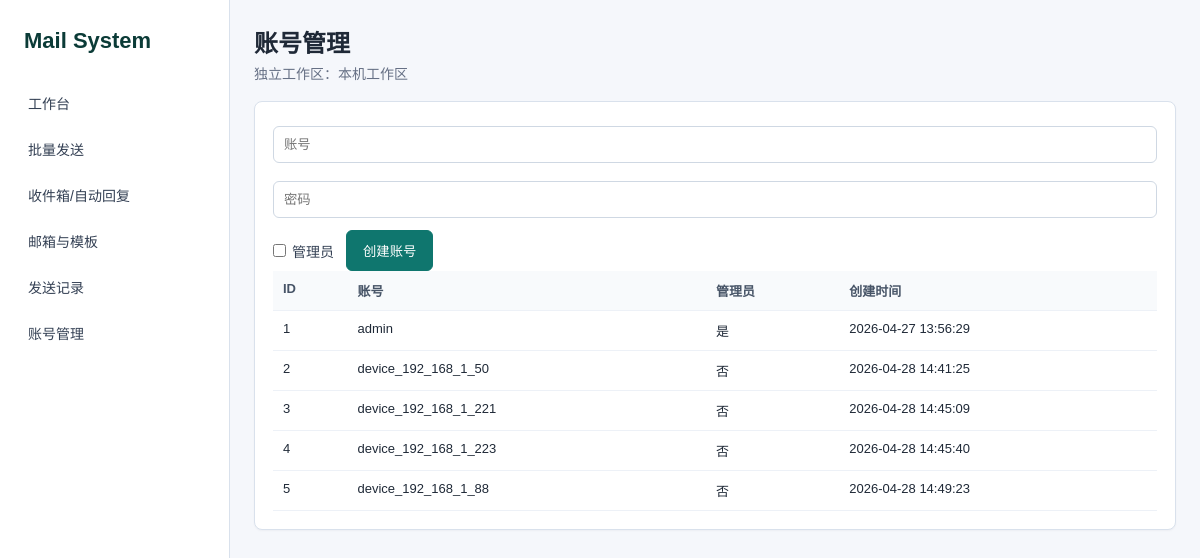
Screenshot of /users with the database file from the repository.
### tables this page shows
CREATE TABLE users (
            id integer primary key autoincrement,
            username text not null unique,
            password_hash text not null,
            is_admin integer not null default 0,
            created_at text not null
        );

### web_app.py (the view)
    def wrapper(*args, **kwargs):
        if not getattr(g, "is_local_admin", False):
            return Response("forbidden", status=403)
        return fn(*args, **kwargs)

### web_app.py (called while the page is built, shortened)
def db() -> sqlite3.Connection:
    if "db" not in g:
        conn = sqlite3.connect(DB_PATH)
        conn.row_factory = sqlite3.Row
        g.db = conn
    return g.db

def client_ip() -> str:
    forwarded = request.headers.get("X-Forwarded-For", "").split(",", 1)[0].strip()
    return forwarded or request.remote_addr or "local"

def workspace_username() -> str:
    ip = client_ip()
    if ip in {"127.0.0.1", "::1", "localhost"}:
        return "admin"
    safe_ip = re.sub(r"[^0-9a-zA-Z]+", "_", ip).strip("_") or "unknown"
    return f"device_{safe_ip}"

def workspace_label(username: str) -> str:
    if WORKSPACE_LABEL and WORKSPACE_LABEL != "本机工作区":
        return WORKSPACE_LABEL if username == "admin" else f"{WORKSPACE_LABEL} / {username.replace('device_', '电脑 ').replace('_', '.')}"
    if username == "admin":
        return "本机工作区"
    return username.replace("device_", "电脑 ").replace("_", ".")

def is_local_request() -> bool:
    return client_ip() in {"127.0.0.1", "::1", "localhost"}

def is_local_admin() -> bool:
    return is_local_request() and g.user["username"] == "admin" and bool(g.user["is_admin"])

def current_user():
    username = workspace_username()
    if username != "admin":
        return get_or_create_user(username)
    user = db().execute("select * from users where username='admin'").fetchone()
    if user:
        return user

@app.before_request
def load_user() -> None:
    g.user = current_user()
    g.workspace_label = workspace_label(g.user["username"])
    g.is_local_admin = is_local_admin()

def admin_required(fn):
    def wrapper(*args, **kwargs):
        if not getattr(g, "is_local_admin", False):
            return Response("forbidden", status=403)
        return fn(*args, **kwargs)
    wrapper.__name__ = fn.__name__
    return wrapper

@app.route("/users", methods=["GET", "POST"])
@admin_required
def users():
    rows = db().execute("select id,username,is_admin,created_at from users order by id").fetchall()
    return render_template("users.html", rows=rows)

### templates/users.html
{% extends "base.html" %}
{% block title %}账号管理{% endblock %}
{% block content %}
<section class="panel">
  <form class="inline" method="post">
    <input name="username" placeholder="账号" required>
    <input name="password" placeholder="密码" required>
    <label class="check"><input type="checkbox" name="is_admin"> 管理员</label>
    <button class="primary" type="submit">创建账号</button>
  </form>
  <table>
    <thead><tr><th>ID</th><th>账号</th><th>管理员</th><th>创建时间</th></tr></thead>
    <tbody>{% for row in rows %}<tr><td>{{ row.id }}</td><td>{{ row.username }}</td><td>{{ '是' if row.is_admin else '否' }}</td><td>{{ row.created_at }}</td></tr>{% endfor %}</tbody>
  </table>
</section>
{% endblock %}

### static/style.css (style rules this page uses)
:root { --bg:#f5f7fb;--panel:#fff;--text:#1f2937;--muted:#667085;--line:#d9e1ec;--primary:#0f766e;--primary2:#115e59;--danger:#b42318 }
* { box-sizing:border-box }
body { margin:0;background:var(--bg);color:var(--text);font-family:Arial,"Microsoft Yahei",sans-serif;font-size:14px }
.panel { background:var(--panel);border:1px solid var(--line);border-radius:8px;padding:18px;margin-bottom:18px;box-shadow:0 1px 2px rgba(16,24,40,.04) }
label { display:block;margin-bottom:12px;color:#344054 }
input,select,textarea { width:100%;margin-top:6px;padding:10px;border:1px solid #cfd8e3;border-radius:6px;background:#fff;color:#111827 }
button,.primary { border:1px solid var(--line);border-radius:6px;padding:10px 16px;background:#fff;color:#1f2937;cursor:pointer;text-decoration:none }
.primary { background:var(--primary);border-color:var(--primary);color:#fff }
.inline,.actions { display:flex;gap:12px;align-items:center;flex-wrap:wrap }
table { width:100%;border-collapse:collapse;font-size:13px }
th,td { border-bottom:1px solid #edf1f7;padding:10px;text-align:left;vertical-align:top }
th { background:#f8fafc;color:#475467;font-weight:600 }
.check { display:flex;align-items:center;gap:6px;margin:0 }
.check input { width:auto;margin:0 }

### rows the page displays
users: id "1", username "admin", is_admin "是", created_at "2026-04-27 13:56:29"
users: id "2", username "device_192_168_1_50", is_admin "否", created_at "2026-04-28 14:41:25"
users: id "3", username "device_192_168_1_221", is_admin "否", created_at "2026-04-28 14:45:09"
users: id "4", username "device_192_168_1_223", is_admin "否", created_at "2026-04-28 14:45:40"
users: id "5", username "device_192_168_1_88", is_admin "否", created_at "2026-04-28 14:49:23"

### other values shown
{{ g.workspace_label or '本机工作区' }} "本机工作区"
